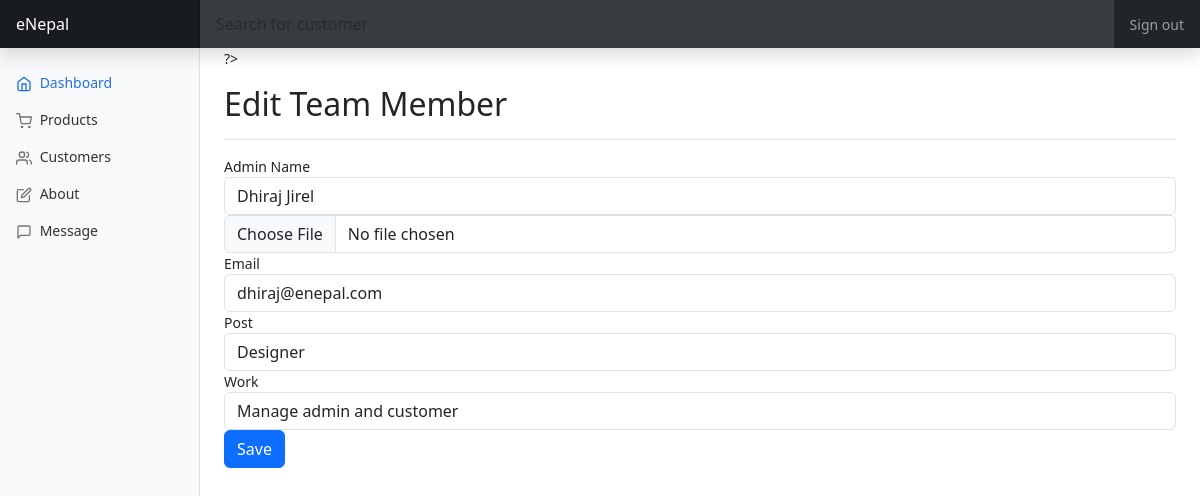
The page /admin/?page=about&action=edit&id=0 (signed in) on the database its author committed.
### tables this page shows
CREATE TABLE `tbl_about` (
  `id` int(11) NOT NULL,
  `title` varchar(20) NOT NULL,
  `content` varchar(255) NOT NULL,
  `filename` varchar(100) NOT NULL,
  `adminName` text NOT NULL,
  `post` text NOT NULL,
  `work` text NOT NULL,
  `email` varchar(30) NOT NULL
);

### admin/about/update.php (the view, shortened to what this page needs)
<?php
$id = $_GET['id'];
$sql = "SELECT id, adminName,email, post,filename, work FROM tbl_about WHERE id = $id";
$result = $conn->query($sql);
$row = $result->fetch_assoc();
?>
?>
<div class="d-flex justify-content-between flex-wrap flex-md-nowrap align-items-center pt-3 pb-2 mb-3 border-bottom">
    <h1 class="h2">Edit Team Member</h1>
</div>
<form method="post" action="" enctype="multipart/form-data">
    <div class="form-group">
        <label>Admin Name</label>
        <input type="text" name="adminName" class="form-control" value="<?php echo $row['adminName'];?>" required />
    </div>
	<div class="form-group">
        <input class="form-control" type="file" name="uploadfile" value="<?php echo $row['filename'];?>" />
    </div>
	<div class="form-group">
        <label>Email</label>
        <input type="text" name="email" class="form-control" value="<?php echo $row['email'];?>" required />
    </div>
	<div class="form-group">
        <label>Post</label>
        <input type="text" name="post" class="form-control" value="<?php echo $row['post'];?>" required />
    </div>
	<div class="form-group">
        <label>Work</label>
        <input type="text" name="work" class="form-control" value="<?php echo $row['work'];?>" required />
    </div>
    <div class="form-group">
        <input type="submit" name="submit" value="Save" class="btn btn-primary" />
    </div>
</form>

### admin/design/dashboard.css (style rules this page uses)
body { font-size: .875rem; }

### rows shown on the page
tbl_about: adminName "Dhiraj Jirel", email "dhiraj@enepal.com", post "Designer", work "Manage admin and customer"
